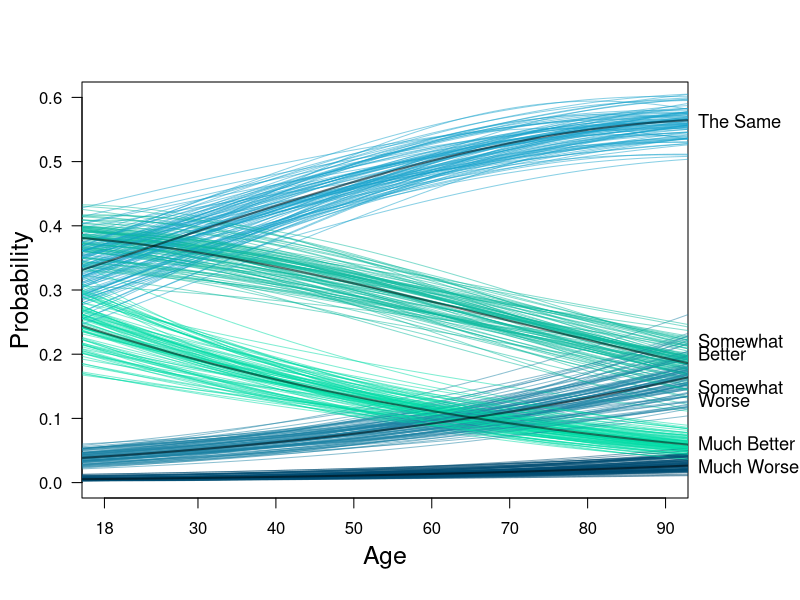

R code for this plot:
###############
## Section 4 ##
###############

#install.packages("ordinal")
library(ordinal)
library(MASS)

setwd("C:\\dc_book\\Replication_Files_Element")

financedata <- read.csv("ANES_2016.csv", header=T) 


###############
## Table 4.1 ##
###############

finance.ologit <- clm(as.ordered(prospective_persfin) ~ pred_favored_win+health+mortgage+gender+age, data = financedata, link="logit")
finance.ologit.results <- cbind(finance.ologit$coefficients, sqrt(diag(vcov(finance.ologit))), confint.default(finance.ologit, level=0.95))
N <- length(finance.ologit$fitted.values)
colnames(finance.ologit.results) <- c("Coeff", "(se)", "2.5%", "97.5%")
print((round(finance.ologit.results, digits=3)))
print(N)

## Note: Warning about formula can be ignored -- clm mistakenly throws an error for long formulas

###############
## Table 4.2 ##
###############

beta <- finance.ologit$coefficients
covmat.beta <- vcov(finance.ologit)
ndraws <- 1000
betadraw <- mvrnorm(ndraws, beta, covmat.beta)

baseline.x <- apply(finance.ologit$model[,-1], 2, median)

hypo.case.A <- baseline.x

hypo.case.B <- baseline.x
hypo.case.B["pred_favored_win"] <- 0

# multiply by -1 because the formula is tau - XB
hypo.matrix.A <- matrix(hypo.case.A, 4, 5, byrow=TRUE) * -1
hypo.matrix.tau.A <- cbind(diag(4), hypo.matrix.A)

hypo.matrix.B <- matrix(hypo.case.B, 4, 5, byrow=TRUE) * -1
hypo.matrix.tau.B <- cbind(diag(4), hypo.matrix.B)


simprob.A <- plogis(betadraw%*%t(hypo.matrix.tau.A))
simprob.A.1 <- simprob.A[,1]
simprob.A.2 <- simprob.A[,2] - simprob.A[,1]
simprob.A.3 <- simprob.A[,3] - simprob.A[,2]
simprob.A.4 <- simprob.A[,4] - simprob.A[,3]
simprob.A.5 <- 1 - simprob.A[,4]

simprob.B <- plogis(betadraw%*%t(hypo.matrix.tau.B))
simprob.B.1 <- simprob.B[,1]
simprob.B.2 <- simprob.B[,2] - simprob.B[,1]
simprob.B.3 <- simprob.B[,3] - simprob.B[,2]
simprob.B.4 <- simprob.B[,4] - simprob.B[,3]
simprob.B.5 <- 1 - simprob.B[,4]


simprob.diff.1 <- simprob.B.1 - simprob.A.1
simprob.diff.2 <- simprob.B.2 - simprob.A.2
simprob.diff.3 <- simprob.B.3 - simprob.A.3
simprob.diff.4 <- simprob.B.4 - simprob.A.4
simprob.diff.5 <- simprob.B.5 - simprob.A.5


all.results <- cbind(
simprob.A.1, simprob.B.1, simprob.diff.1, 
simprob.A.2, simprob.B.2, simprob.diff.2, 
simprob.A.3, simprob.B.3, simprob.diff.3, 
simprob.A.4, simprob.B.4, simprob.diff.4, 
simprob.A.5, simprob.B.5, simprob.diff.5)


quantiles <- apply(all.results, 2, function(x) {quantile(x, probs=c(0.5, 0.025, 0.975))})
sds <- apply(all.results, 2, sd)
first.differences <- cbind(t(quantiles), sds)
colnames(first.differences) <- c("Median", "2.5%", "97.5%", "(se)")
rownames(first.differences) <- c("Much Worse:Yes", "Much Worse:No", "Much Worse:Diff", "Somewhat Worse:Yes", "Somewhat Worse:No", "Somewhat Worse:Diff", "The Same:Yes", "The Same:No", "The Same:Diff", "Somewhat Better:Yes", "Somewhat Better:No", "Somewhat Better:Diff", "Much Better:Yes", "Much Better:No", "Much Better:Diff")
print(round(first.differences, digits=3))

################
## Figure 4.1 ##
################

beta <- finance.ologit$coefficients
covmat.beta <- vcov(finance.ologit)
ndraws <- 1000
betadraw <- mvrnorm(ndraws, beta, covmat.beta)

baseline.x <- apply(finance.ologit$model[,-1], 2, median)
baseline.matrix <- matrix(baseline.x, 4, 5, byrow=TRUE) * -1  # multiply by -1 because the formula is t - XB
baseline.matrix.tau <- cbind(diag(4), baseline.matrix)
colnames(baseline.matrix.tau) <- names(finance.ologit$coefficients)


colors <- c("#004D7380", "#1C82A380", "#17A1CC80", "#0ABA9E80", "#00DBA680")

age.range <- c(10:100)


ologit.probs1 <- matrix(NA, ndraws, length(age.range))
ologit.probs2 <- matrix(NA, ndraws, length(age.range))
ologit.probs3 <- matrix(NA, ndraws, length(age.range))
ologit.probs4 <- matrix(NA, ndraws, length(age.range))
ologit.probs5 <- matrix(NA, ndraws, length(age.range))

ologit.mean.probs <- matrix(NA, 5, length(age.range))

for (i in 1:length(age.range)) {

	baseline.matrix.tau[,"age"] <- (age.range[i] * -1)
	oprobs <- plogis(betadraw%*%t(baseline.matrix.tau))
	ologit.probs1[,i] <- oprobs[,1]
	ologit.probs2[,i] <- oprobs[,2] - oprobs[,1]
	ologit.probs3[,i] <- oprobs[,3] - oprobs[,2]
	ologit.probs4[,i] <- oprobs[,4] - oprobs[,3]
	ologit.probs5[,i] <- 1 - oprobs[,4]
	
	oprobs.mean <- plogis(beta%*%t(baseline.matrix.tau))
	ologit.mean.probs[1,i] <- oprobs.mean[1]
	ologit.mean.probs[2,i] <- oprobs.mean[2] - oprobs.mean[1]
	ologit.mean.probs[3,i] <- oprobs.mean[3] - oprobs.mean[2]
	ologit.mean.probs[4,i] <- oprobs.mean[4] - oprobs.mean[3]
	ologit.mean.probs[5,i] <- 1 - oprobs.mean[4]
}

pdf("fig41.pdf")
par(mar=c(5.1, 4.1, 4.1, 5.6), mgp=c(2.5, 1, 0), cex.lab=1.5)
plot(ologit.mean.probs[1,]~age.range, xlim=c(18,90), ylim=c(0,0.6), type="n", xlab="Age", ylab="Probability", xaxt="n", las=1, lwd=2)
axis(1, at=c(18, 30, 40, 50, 60, 70, 80, 90))
for (i in 1:length(age.range)){
	points(ologit.probs1[i,] ~ age.range, type="l", col=colors[1], lwd=1)
	points(ologit.probs2[i,] ~ age.range, type="l", col=colors[2], lwd=1)
	points(ologit.probs3[i,] ~ age.range, type="l", col=colors[3], lwd=1)
	points(ologit.probs4[i,] ~ age.range, type="l", col=colors[4], lwd=1)
	points(ologit.probs5[i,] ~ age.range, type="l", col=colors[5], lwd=1)
}
lines(ologit.mean.probs[1,]~age.range, col=rgb(0,0,0,0.5), lwd=2)
lines(ologit.mean.probs[2,]~age.range, col=rgb(0,0,0,0.5), lwd=2)
lines(ologit.mean.probs[3,]~age.range, col=rgb(0,0,0,0.5), lwd=2)
lines(ologit.mean.probs[4,]~age.range, col=rgb(0,0,0,0.5), lwd=2)
lines(ologit.mean.probs[5,]~age.range, col=rgb(0,0,0,0.5), lwd=2)
mtext("Much Worse", side=4, at=ologit.mean.probs[1,82], cex=1.1, las=1, line=0.5)
mtext("Somewhat", side=4, at=ologit.mean.probs[2,82]-0.01, cex=1.1, las=1, line=0.5)
mtext("Worse", side=4, at=ologit.mean.probs[2,82]-0.03, cex=1.1, las=1, line=0.5)
mtext("The Same", side=4, at=ologit.mean.probs[3,82], cex=1.1, las=1, line=0.5)
mtext("Somewhat", side=4, at=ologit.mean.probs[4,82]+0.03, cex=1.1, las=1, line=0.5)
mtext("Better", side=4, at=ologit.mean.probs[4,82]+0.01, cex=1.1, las=1, line=0.5)
mtext("Much Better", side=4, at=ologit.mean.probs[5,82], cex=1.1, las=1, line=0.5)
dev.off()


###############
## Table 4.3 ##
###############

beta <- finance.ologit$coefficients
covmat.beta <- vcov(finance.ologit)
ndraws <- 1000
betadraw <- mvrnorm(ndraws, beta, covmat.beta)

# AME

ologit.X <- cbind(0,0,0,0, finance.ologit$model[,-1]) * -1  # multiply by -1 because the formula is t - XB
w <- financedata$sample_weight


for (i in 1:4) {

	ologit.X.temp <- ologit.X
	ologit.X.temp[,i] <- 1
	ologit.p.temp <- plogis(betadraw %*% t(ologit.X.temp))
	assign(paste("ologit.p", i, sep="."), ologit.p.temp)
	assign(paste("ologit.d", i, sep="."), ologit.p.temp * (1 - ologit.p.temp))
}

# multiply each row by draws of health coefficients
ame.1 <- diag(betadraw[,"health"]) %*% (0 - ologit.d.1) 
ame.2 <- diag(betadraw[,"health"]) %*% (ologit.d.1 - ologit.d.2) 
ame.3 <- diag(betadraw[,"health"]) %*% (ologit.d.2 - ologit.d.3) 
ame.4 <- diag(betadraw[,"health"]) %*% (ologit.d.3 - ologit.d.4) 
ame.5 <- diag(betadraw[,"health"]) %*% (ologit.d.4) 

ologit.ame.1 <- apply(ame.1, 1, function(x){sum(x * w)/sum(w)})
ologit.ame.2 <- apply(ame.2, 1, function(x){sum(x * w)/sum(w)})
ologit.ame.3 <- apply(ame.3, 1, function(x){sum(x * w)/sum(w)})
ologit.ame.4 <- apply(ame.4, 1, function(x){sum(x * w)/sum(w)})
ologit.ame.5 <- apply(ame.5, 1, function(x){sum(x * w)/sum(w)})

ologit.ame <- cbind(ologit.ame.1, ologit.ame.2, ologit.ame.3, ologit.ame.4, ologit.ame.5)

ae.1 <- ame.1 * ((1/ologit.p.1) %*% diag(finance.ologit$model[,"health"]))
ae.2 <- ame.2 * ((1/(ologit.p.2 - ologit.p.1)) %*% diag(finance.ologit$model[,"health"]))
ae.3 <- ame.3 * ((1/(ologit.p.3 - ologit.p.2)) %*% diag(finance.ologit$model[,"health"]))
ae.4 <- ame.4 * ((1/(ologit.p.4 - ologit.p.3)) %*% diag(finance.ologit$model[,"health"]))
ae.5 <- ame.5 * ((1/(1 - ologit.p.4)) %*% diag(finance.ologit$model[,"health"]))

ologit.ae.1 <- apply(ae.1, 1, function(x){sum(x * w)/sum(w)})
ologit.ae.2 <- apply(ae.2, 1, function(x){sum(x * w)/sum(w)})
ologit.ae.3 <- apply(ae.3, 1, function(x){sum(x * w)/sum(w)})
ologit.ae.4 <- apply(ae.4, 1, function(x){sum(x * w)/sum(w)})
ologit.ae.5 <- apply(ae.5, 1, function(x){sum(x * w)/sum(w)})

ologit.ae <- cbind(ologit.ae.1, ologit.ae.2, ologit.ae.3, ologit.ae.4, ologit.ae.5)

quantiles.ame <- apply(ologit.ame, 2, function(x) {quantile(x, probs=c(0.5, 0.025, 0.975))})
sd.ame <- apply(ologit.ame, 2, sd)
summary.marginal.ame <- cbind(t(quantiles.ame), sd.ame)

quantiles.ae <- apply(ologit.ae, 2, function(x) {quantile(x, probs=c(0.5, 0.025, 0.975))})
sd.ae <- apply(ologit.ae, 2, sd)
summary.elasticity.ame <- cbind(t(quantiles.ae), sd.ae)

# MEM 

mean.x <- apply(finance.ologit$model[,-1], 2, mean)
mean.x.matrix <- matrix(mean.x, 4, 5, byrow=TRUE) * -1
mean.x.all <- cbind(diag(4), mean.x.matrix)

mem.probs <- plogis(betadraw%*%t(mean.x.all))

mem.1 <- -1 * (mem.probs[,1] * (1 - mem.probs[,1])) * betadraw[,"health"]
mem.2 <- ((mem.probs[,1] * (1 - mem.probs[,1])) - (mem.probs[,2] * (1 - mem.probs[,2]))) * betadraw[,"health"]
mem.3 <- ((mem.probs[,2] * (1 - mem.probs[,2])) - (mem.probs[,3] * (1 - mem.probs[,3]))) * betadraw[,"health"]
mem.4 <- ((mem.probs[,3] * (1 - mem.probs[,3])) - (mem.probs[,4] * (1 - mem.probs[,4]))) * betadraw[,"health"]
mem.5 <- (mem.probs[,4] * (1 - mem.probs[,4]))  * betadraw[,"health"]

ologit.mem <- cbind(mem.1, mem.2, mem.3, mem.4, mem.5)

me.1 <- mem.1 * (mean.x["health"]/(mem.probs[,1]))
me.2 <- mem.2 * (mean.x["health"]/(mem.probs[,2] - mem.probs[,1]))
me.3 <- mem.3 * (mean.x["health"]/(mem.probs[,3] - mem.probs[,2]))
me.4 <- mem.4 * (mean.x["health"]/(mem.probs[,4] - mem.probs[,3]))
me.5 <- mem.5 * (mean.x["health"]/(1 - mem.probs[,4]))

ologit.me <- cbind(me.1, me.2, me.3, me.4, me.5)

quantiles.mem <- apply(ologit.mem, 2, function(x) {quantile(x, probs=c(0.5, 0.025, 0.975))})
sd.mem <- apply(ologit.mem, 2, sd)
summary.marginal.mem <- cbind(t(quantiles.mem), sd.mem)

quantiles.me <- apply(ologit.me, 2, function(x) {quantile(x, probs=c(0.5, 0.025, 0.975))})
sd.me <- apply(ologit.me, 2, sd)
summary.elasticity.mem <- cbind(t(quantiles.me), sd.me)

marginal.effects.elasticities <- rbind(summary.marginal.ame, summary.marginal.mem, summary.elasticity.ame, summary.elasticity.mem)
colnames(marginal.effects.elasticities) <- c("Median", "2.5%", "97.5%", "(se)")
category.names <- c("MW", "SW", "S", "SB", "MB")
rownames(marginal.effects.elasticities) <- c(paste("Marginal Effect (AME)", category.names, sep="."), paste("Marginal Effect (MEM)", category.names, sep="."), paste("Elasticity (AME)", category.names, sep="."), paste("Elasticity (MEM)", category.names, sep="."))
print(round(marginal.effects.elasticities, digits=3))


## coefficient ratios

mortgage.age.ratio <- betadraw[,"mortgage"]/betadraw[,"age"]
ratio.results <- quantile(mortgage.age.ratio, probs=c(0.5, 0.025, 0.975))
print(ratio.results)

###############
## Table 4.4 ##
###############

N <- length(finance.ologit$fitted.values)

beta <- finance.ologit$coefficients
covmat.beta <- vcov(finance.ologit)
ndraws <- 1000

betadraw <- mvrnorm(ndraws, beta, covmat.beta)
exp.betadraw <- exp(betadraw)
quantiles <- apply(exp.betadraw, 2, function(x) {quantile(x, probs=c(0.5, 0.025, 0.975))})
sds <- apply(exp.betadraw, 2, sd)
odds.ratios <- cbind(t(quantiles), sds)
colnames(odds.ratios) <- c("Median", "2.5%", "97.5%", "(se)")
rownames(odds.ratios) <- names(beta) 
print(round(odds.ratios, digits=3))
print(N)

